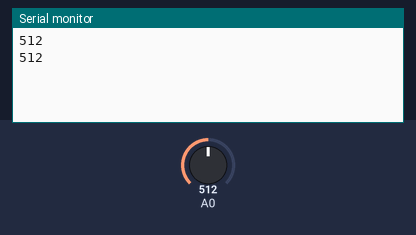
A sketch run on a simulated Arduino Uno, built with avr-gcc and run on an emulated ATmega328P. Shown: the last lines printed to the serial monitor. The test bench sets the inputs (shaded band); at power-on: A0 = 512.

Above: at 1.8 s.
1.9 s: A0 set to 716
At 2.8 s:
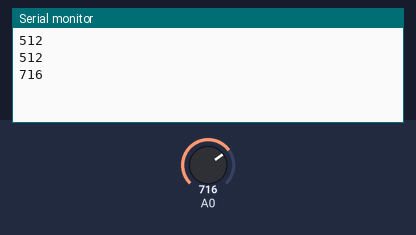
3.4 s: A0 set to 900
At 4.5 s:
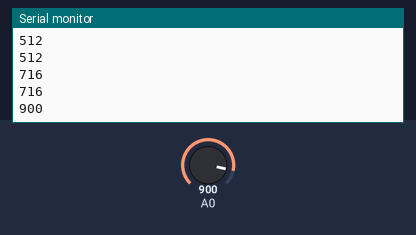
Timing chart, 0 to 6.4 s (numbered marks = the images above; inputs shaded):
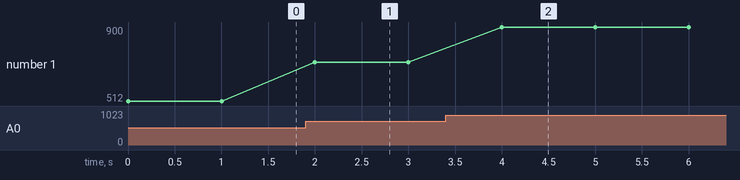

The sketch:

potenciometro.ino
```cpp
void setup() {
  Serial.begin(9600);
}

void loop() {
  int potenciometro = analogRead(A0);
  Serial.println(potenciometro);
  delay(1000);
}
```

Measured:
- after the input at 1.9 s, the serial monitor: prints a new line after 0.10 s (image 1)
- after the input at 3.4 s, the serial monitor: prints a new line after 0.60 s (image 2)
- plotted number 1: 512 → 716 after the input at 1.9 s, 716 → 900 after the input at 3.4 s
